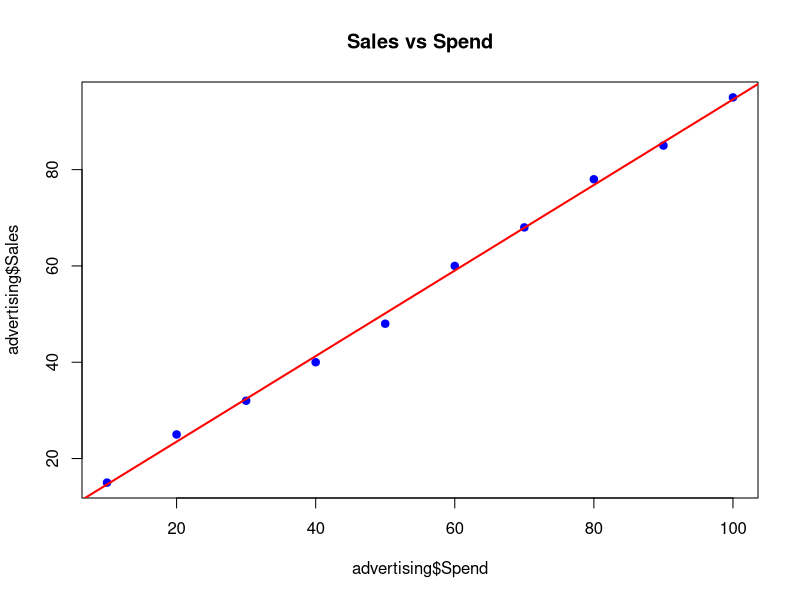

The R source for this figure:
advertising <- data.frame(
  
  Spend = c(10,20,30,40,50,60,70,80,90,100),
  
  Sales = c(15,25,32,40,48,60,68,78,85,95)
  
)

print(advertising)

model <- lm(Sales ~ Spend, data = advertising)

print(summary(model))

new_data <- data.frame(Spend = c(25,55,75))

prediction <- predict(model, new_data)

print("Predicted Sales")

print(prediction)

plot(
  advertising$Spend,
  advertising$Sales,
  pch = 19,
  col = "blue",
  main = "Sales vs Spend"
)

abline(model, col = "red", lwd = 2)
